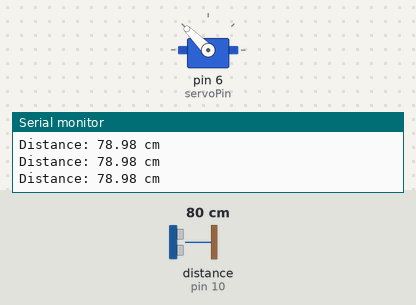
The sketch below on a simulated Arduino Uno, built with avr-gcc and run on an emulated ATmega328P. Shown: servo, the last lines printed to the serial monitor. Wiring (inferred from the names in the program): ultrasonic range finder: trigger pin 9; echo pin 10. Inputs (shaded band) come from the test bench; at power-on: distance to the obstacle (sensor on pin 10) 80 cm. The echo pulse lasts 58.3 µs per cm.

Above: at 4.7 s.
4.8 s: distance to the obstacle (sensor on pin 10) set to 12 cm
6.3 s: distance to the obstacle (sensor on pin 10) set to 9 cm
At 7.6 s:
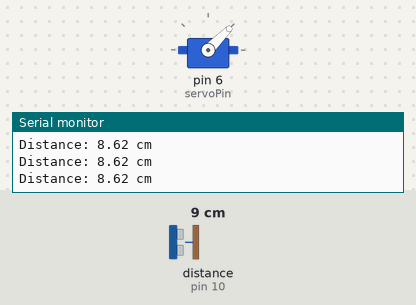
7.9 s: distance to the obstacle (sensor on pin 10) set to 18 cm
At 9.4 s:
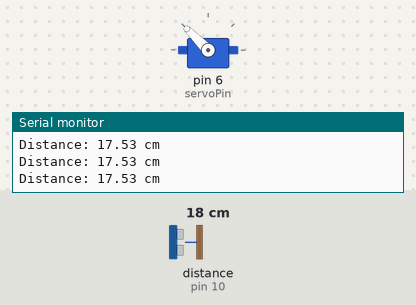
Timing chart, 0 to 10.5 s (numbered marks = the images above; inputs shaded):
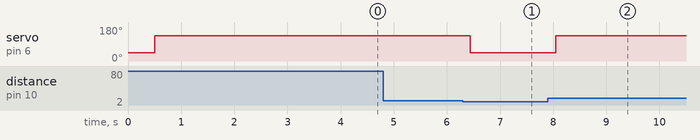

Measured:
- the behaviour switches between 11 and 10 cm on distance to the obstacle (sensor on pin 10) (found by bisection; images 0 and 1)
- after the input at 6.3 s, servo on pin 6 (servoPin): 135° → 45° after 0.14 s
- after the input at 7.9 s, servo on pin 6 (servoPin): 45° → 135° after 0.15 s

The sketch:

servo-sensor.ino
```cpp
#include <Servo.h>

// تعريف البنات
const int trigPin = 9;
const int echoPin = 10;
const int servoPin = 6;

Servo myServo;

long duration;
float distance;

const int distanceThreshold = 10; // المسافة بالسم
const int servoAngleActive = 135;  // الزاوية عند اكتشاف جسم
const int servoAngleRest = 45;     // الزاوية الأصلية

void setup() {
  Serial.begin(9600);

  pinMode(trigPin, OUTPUT);
  pinMode(echoPin, INPUT);

  myServo.attach(servoPin);
  myServo.write(servoAngleRest);

  delay(500);
}

float getDistance() {
  digitalWrite(trigPin, LOW);
  delayMicroseconds(2);
  digitalWrite(trigPin, HIGH);
  delayMicroseconds(10);
  digitalWrite(trigPin, LOW);

  duration = pulseIn(echoPin, HIGH);
  float dist = duration * 0.034 / 2;

  return dist;
}

void loop() {
  distance = getDistance();

  Serial.print("Distance: ");
  Serial.print(distance);
  Serial.println(" cm");

  if (distance >= distanceThreshold && distance > 0) {
    myServo.write(servoAngleActive);
  } else {
    myServo.write(servoAngleRest);
  }

  delay(200);
}
```
